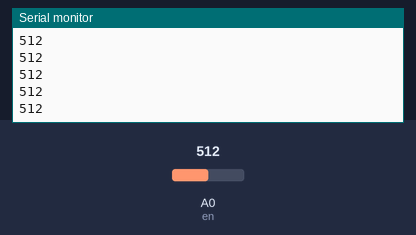
A sketch run on a simulated Arduino Uno, built with avr-gcc and run on an emulated ATmega328P. Shown: the last lines printed to the serial monitor. Inputs (shaded band) come from the test bench; at power-on: A0 (en) = 512.

Above: at 1.2 s.
1.3 s: A0 (en) set to 716
At 1.9 s:
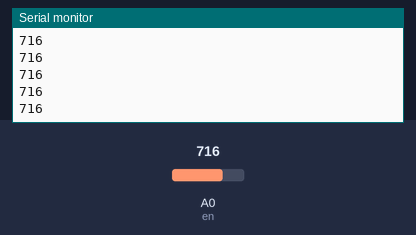
2.8 s: A0 (en) set to 900
At 3.5 s:
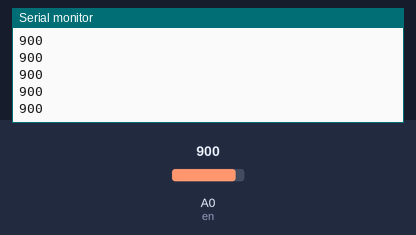
Timing chart, 0 to 5.8 s (numbered marks = the images above; inputs shaded):
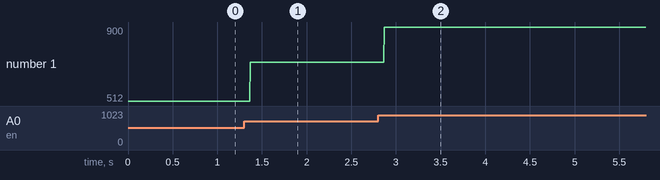

The sketch:

code_sens_moteur_2.ino
```cpp
int S1 = 10; // 1-4
int S2 = 11; // 2-3
int en = A0;

void setup()
{
  Serial.begin(9600);
  pinMode( S1, OUTPUT );
  pinMode( S2, OUTPUT );

  pinMode( en, INPUT );
}


void loop()
{

int current = analogRead(en);  //Lis une valeur de tension variant de 0 à 1023 selon la tension
Serial.println(current);  //Envoi de la valeur lue dans le moniteur série
 if( current > 980 ) {   //Après quelques tests, on trouve les valeurs correspondant à +5V et à 0V.
                        // On compare avec un nombre se trouvant entre les deux valeurs
      analogWrite( S2, 0 );   //La sortie S2 n'émet aucune tension quand le cable est branché à +5V
      analogWrite( S1, 255 );  //La sortie S1 émet une tension de +5V quand le cable est branché à +5V

      }
  else
      {
      analogWrite( S1, 0 );   //La sortie S1 n'émet aucune tension quand le cable n'est pas branché
      analogWrite( S2, 255 );   //La sortie S2 émet une tension de +5V quand le cable n'est pas branché
      }


}
```

Measured:
- after the input at 1.3 s, the serial monitor: prints a new line after 0.07 s (image 1)
- after the input at 2.8 s, the serial monitor: prints a new line after 0.07 s (image 2)
- plotted number 1: 512 → 716 after the input at 1.3 s, 716 → 900 after the input at 2.8 s
